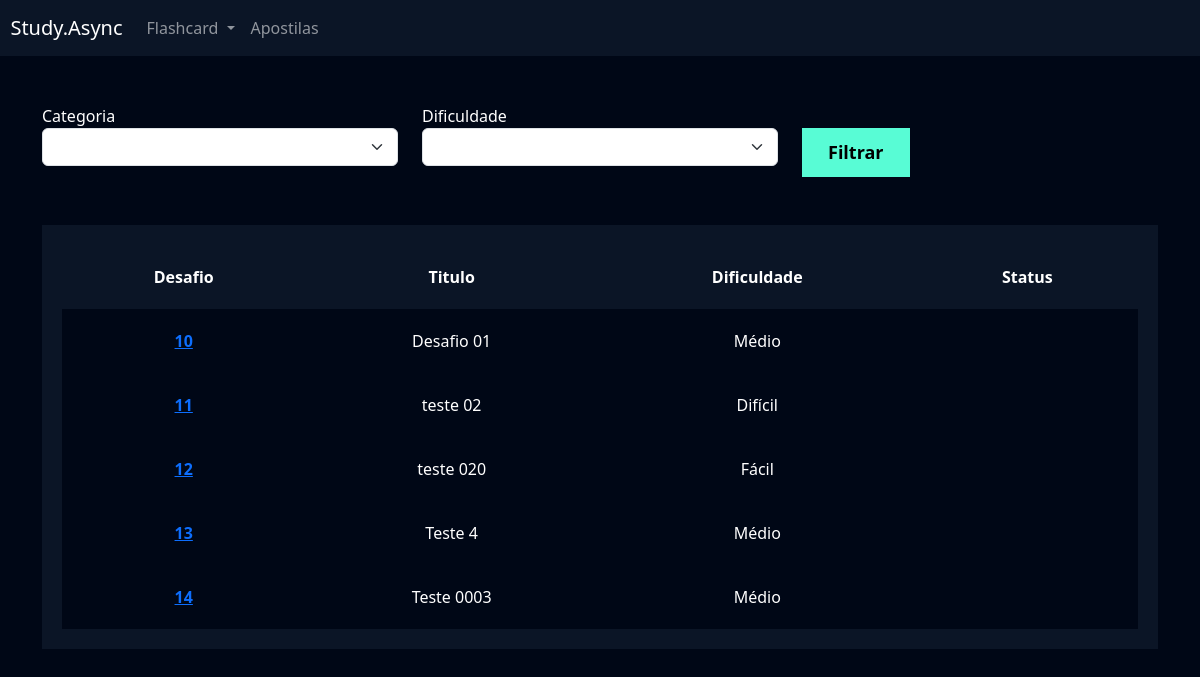
Page /flashcard/listar_desafio/ (signed in) on the committed database.
### flashcard/models.py (models this page shows, shortened)
class Desafio(models.Model):
    user = models.ForeignKey(User, on_delete=models.DO_NOTHING)
    titulo = models.CharField(max_length=100)
    categoria = models.ManyToManyField(Categoria)
    quantidade_perguntas = models.IntegerField()
    dificuldade = models.CharField(
        max_length=1, choices=Flashcard.DIFICULDADE_CHOICES
    )
    flashcards = models.ManyToManyField(FlashcardDesafio)

### flashcard/views.py (the view)
# urls.py: path('listar_desafio/', views.listar_desafio, name='listar_desafio'),
def listar_desafio(request):
    desafios = Desafio.objects.filter(user=request.user)
    return render(
        request,
        'listar_desafio.html',
        {
            'desafios': desafios,
        },
    )

### flashcard/templates/listar_desafio.html (shortened to what this page needs)
{% extends "base.html" %}
{% load static %}
{% block 'cabecalho' %}
    <link href="{% static 'usuarios/css/cadastro.css' %}" rel="stylesheet">
    <link href="{% static 'flashcard/css/novo_flashcard.css' %}" rel="stylesheet">
    <link href="{% static 'flashcard/css/iniciar_desafio.css' %}" rel="stylesheet">
    <link href="{% static 'flashcard/css/desafio.css' %}" rel="stylesheet">
    <link href='https://unpkg.com/boxicons@2.1.4/css/boxicons.min.css' rel='stylesheet'>
{% endblock 'cabecalho' %}
{% block 'conteudo' %}
    {% include "partials/header.html" %}
    <div class="container">
        <br>
        <br>
        <div class="row">
            <div class="col-md">
                <form action="}" method="GET">
                <label for="">Categoria</label>
                <select name="categoria" class="form-select">
                </select>
            </div>
            <div class="col-md">
                <label for="">Dificuldade</label>
                <select name="dificuldade" class="form-select">
                </select>
            </div>
            <div class="col-md">
                <br>
                <input type="submit" value="Filtrar" class="btn-cadastro">
            </div>
        </div>
        <br>
        <br>
        <div class="box-listar">
            <table>
                <thead>
                  <tr>
                    <th scope="col">Desafio</th>
                    <th scope="col">Titulo</th>
                    <th scope="col">Dificuldade</th>
                    <th scope="col">Status</th>
                  </tr>
                </thead>
                <tbody>
                    {% for desafio in desafios %}
                        <tr class="linha">
                            <th><a href="{% url 'desafio' desafio.id %}">{{desafio.id}}</a></th>
                            <td>{{desafio.titulo}}</td>
                            <td>{{desafio.get_dificuldade_display}}</td>
                            <td>{{desafio.status}}</td>
                        </tr>
                  {% endfor %}
                </tbody>
              </table>
        </div>
    </div>
{% endblock 'conteudo' %}

### templates/static/geral/css/base.css (style rules this page uses)
:root { --main-color: #0b1526; --dark-color: #000716; --secondary-dark-color: rgb(15, 2, 26); --light-color: #00c1f3; --contrast-color: #f4c96b; --differential-color: #58fcd5; }
body { background-color: var(--dark-color) !important; color: white !important; }

### templates/static/usuarios/css/cadastro.css (style rules this page uses)
* { margin: 0; padding: 0; }
.btn-cadastro { padding: 10px; background-color: #58fcd5; border: none; border: 1px solid #58fcd5; font-size: 18px; font-weight: bold; padding-left: 25px; padding-right: 25px; }

### templates/static/flashcard/css/desafio.css (style rules this page uses)
.box-listar { background-color: #0b1526; padding: 20px; }
table { width: 100%; padding: 20px; text-align: center; }
.linha { height: 40px; background-color: var(--dark-color); padding: 20px; }
td, th { padding: 20px; }
tr { background-color: var(--main-color); }

### rows in the picture
Desafio: id "10", titulo "Desafio 01", dificuldade "Médio"
Desafio: id "11", titulo "teste 02", dificuldade "Difícil"
Desafio: id "12", titulo "teste 020", dificuldade "Fácil"
Desafio: id "13", titulo "Teste 4", dificuldade "Médio"
Desafio: id "14", titulo "Teste 0003", dificuldade "Médio"
